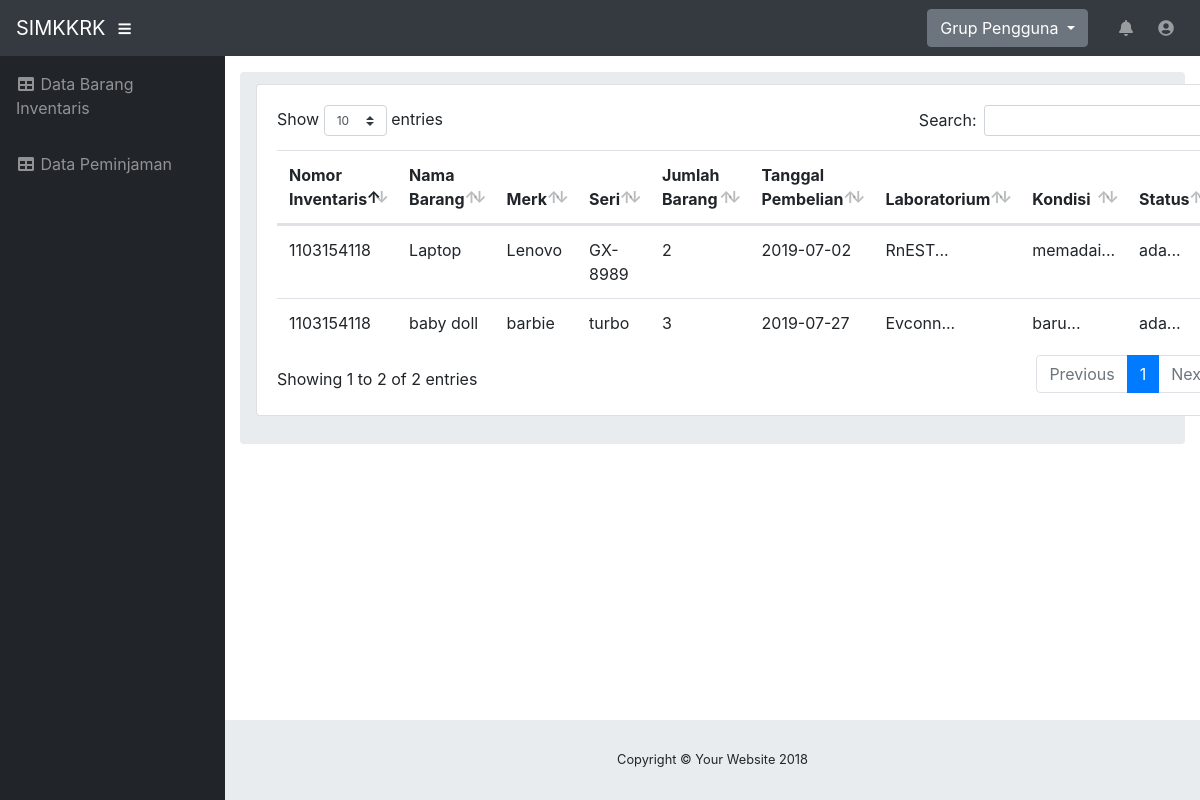
The page /index.php/inventaris on the database its author committed.
### tables this page shows
CREATE TABLE `barang` (
  `id_inventaris` int(255) NOT NULL AUTO_INCREMENT,
  `nomor_inventaris` varchar(100) NOT NULL,
  `nama_barang` varchar(100) NOT NULL,
  `merk` varchar(100) NOT NULL,
  `seri` varchar(100) NOT NULL,
  `tanggal_pembelian` date NOT NULL,
  `jumlah_barang` bigint(25) NOT NULL,
  `id_laboratorium` int(25) NOT NULL,
  `id_kondisi` int(25) NOT NULL,
  `id_status` int(25) NOT NULL,
  PRIMARY KEY (`id_inventaris`),
  KEY `relasi_lab_barang` (`id_laboratorium`),
  KEY `relasi_kondisi_barang` (`id_kondisi`),
  KEY `relasi_status_barang` (`id_status`),
  CONSTRAINT `relasi_kondisi_barang` FOREIGN KEY (`id_kondisi`) REFERENCES `kondisi_barang` (`id_kondisi`) ON DELETE NO ACTION ON UPDATE NO ACTION,
  CONSTRAINT `relasi_status_barang` FOREIGN KEY (`id_status`) REFERENCES `status_barang` (`id_status`) ON DELETE NO ACTION ON UPDATE NO ACTION
);

CREATE TABLE `laboratorium` (
  `id_laboratorium` int(11) NOT NULL AUTO_INCREMENT,
  `nama_laboratorium` varchar(100) NOT NULL,
  `nama_kordas` varchar(100) NOT NULL,
  `username` varchar(100) NOT NULL,
  `password` varchar(255) NOT NULL,
  PRIMARY KEY (`id_laboratorium`)
);

CREATE TABLE `kondisi_barang` (
  `id_kondisi` int(25) NOT NULL AUTO_INCREMENT,
  `nama_kondisi` varchar(100) NOT NULL,
  PRIMARY KEY (`id_kondisi`)
);

CREATE TABLE `status_barang` (
  `id_status` int(25) NOT NULL,
  `nama_status` varchar(100) NOT NULL,
  PRIMARY KEY (`id_status`)
);

### application/controllers/inventaris.php (called while the page is built, shortened)
<?php
class Inventaris extends CI_Controller
{
    public function __construct()
    {
        $this->load->model("barang_model");
        $this->load->library('form_validation');
    }
    public function index()
    {
        $data["barang"] = $this->barang_model->getAll();
        $data["barang"] = $this->barang_model->get_by_role();
        $this->load->view("lab/inventaris", $data);
    }
}

### index.php (called while the page is built, shortened)
<?php
require_once BASEPATH.'core/CodeIgniter.php';

### application/models/Barang_model.php (called while the page is built, shortened)
<?php defined('BASEPATH') OR exit('No direct script access allowed');
class Barang_model extends CI_Model
{
    public function get_by_role()
  {
      $this->db->select('
          barang.*, kondisi_barang.id_kondisi AS id_kondisi, kondisi_barang.nama_kondisi
          ');
      $this->db->select('
        barang.*, status_barang.id_status AS id_status, status_barang.nama_status
        ');
      $this->db->select('
        barang.*, laboratorium.id_laboratorium AS id_laboratorium, laboratorium.nama_laboratorium
        ');
      $this->db->join('kondisi_barang', 'barang.id_kondisi = kondisi_barang.id_kondisi');
      $this->db->join('status_barang', 'barang.id_status = status_barang.id_status');
      $this->db->join('laboratorium', 'barang.id_laboratorium = laboratorium.id_laboratorium');
      $this->db->from('barang');
      $query = $this->db->get();
      return $query->result();
  }
}

### application/views/lab/inventaris.php (the view, shortened to what this page needs)
<!DOCTYPE html>
<html lang="en">
  <head>
    <?php $this->load->view("_partials/header.php") ?>
  </head>
  <body id="page-top">
    <?php $this->load->view("_partials/navbar.php",$this->data) ?>
    <div id="wrapper">
      <?php $this->load->view("_partials/sidebar_lab.php") ?>
      <div id="content-wrapper">
        <div class="container-fluid">
          <ol class="breadcrumb">
            <li class="breadcrumb-item">
              <html>
<div class="card mb-3">
                    <div class="card-body">
                        <div class="table-responsive">
                            <table class="table table-hover" id="dataTable" width="100%" cellspacing="0">
                                <thead>
                                    <tr>
                                        <th>Nomor Inventaris</th>
                                        <th>Nama Barang</th>
                                        <th>Merk</th>
                                        <th>Seri</th>
                                        <th>Jumlah Barang</th>
                                        <th>Tanggal Pembelian</th>
                                        <th>Laboratorium</th>
                                        <th>Kondisi</th>
                                        <th>Status</th>
                                    </tr>
                                </thead>
                                <tbody>
                                    <?php
                                    foreach ($barang as $barang): ?>
                                    <tr>
                                        <td width="150">
                                            <?php echo $barang->nomor_inventaris ?>
                                        </td>
                                        <td>
                                          <?php echo $barang->nama_barang ?>
                                        </td>
                                        <td>
                                            <?php echo $barang->merk ?>
                                        </td>
                                        <td>
                                            <?php echo $barang->seri ?>
                                        </td>
                                         <td>
                                            <?php echo $barang->jumlah_barang ?>
                                        </td>
                                        <td>
                                            <?php echo $barang->tanggal_pembelian ?>
                                        </td>
                                       <td>
                                            <?php echo substr($barang->nama_laboratorium, 0, 120) ?>...</td>
                                        <td>
                                            <?php echo substr($barang->nama_kondisi, 0, 120) ?>...</td>
                                        <td>
                                            <?php echo substr($barang->nama_status, 0, 120) ?>...</td>
                                  </tr>
                                    <?php endforeach; ?>
                                </tbody>
                            </table>
                        </div>
                    </div>
                </div>
            </div>
</html>
          <footer class="sticky-footer">
          <div class="container my-auto">
            <div class="copyright text-center my-auto">
              <span>Copyright © Your Website 2018</span>
            </div>
          </div>
        </footer>
  </body>
</html>

### application/views/_partials/header.php (shortened to what this page needs)
<link href="<?= base_url('assets/vendor/bootstrap/css/bootstrap.min.css') ?>" rel="stylesheet">
<link href="<?= base_url('assets/vendor/fontawesome-free/css/all.min.css') ?>" rel="stylesheet" type="text/css">
<link href="<?= base_url('assets/vendor/datatables/dataTables.bootstrap4.css') ?>" rel="stylesheet">
<link href="<?= base_url('assets/css/sb-admin.css') ?>" rel="stylesheet">
<link href="<?= base_url('assets/css/style.css') ?>" rel="stylesheet">
<link href="<?= base_url('assets/vendor/jquery/jquery-confirm.css') ?>" rel="stylesheet">

### application/views/_partials/navbar.php (shortened to what this page needs)
<nav class="navbar navbar-expand navbar-dark bg-dark static-top">
    <a class="navbar-brand mr-1" href="<?php echo site_url('home') ?>"><?php echo SITE_NAME ?></a>
    <button class="btn btn-link btn-sm text-white order-1 order-sm-0" id="sidebarToggle" href="#">
    <i class="fas fa-bars"></i>
    </button>
    <form class="d-none d-md-inline-block form-inline ml-auto mr-0 mr-md-3 my-2 my-md-0">
    <div class="input-group">
        <div class="dropdown">
            <button class="btn btn-secondary dropdown-toggle" type="button" id="dropdownMenu2" data-toggle="dropdown" aria-haspopup="true" aria-expanded="false">
                Grup Pengguna
            </button>
        </div>
    </div>
    </form>
    <ul class="navbar-nav ml-auto ml-md-0">
    <li class="nav-item dropdown no-arrow mx-1">
        <a class="nav-link dropdown-toggle" href="#" id="alertsDropdown" role="button" data-toggle="dropdown" aria-haspopup="true" aria-expanded="false">
        <i class="fas fa-bell fa-fw"></i>
        </a>
    </li>
    <li class="nav-item dropdown no-arrow">
        <a class="nav-link dropdown-toggle" href="#" id="userDropdown" role="button" data-toggle="dropdown" aria-haspopup="true" aria-expanded="false">
            <i class="fas fa-user-circle fa-fw"></i>
        </a>
    </li>
    </ul>
</nav>

### application/views/_partials/sidebar_lab.php
<ul class="sidebar navbar-nav">
        <li class="nav-item">
          <a class="nav-link" href="<?php echo base_url();?>lab">
            <i class="fas fa-fw fa-table"></i>
            <span>Data Barang Inventaris</span>
          </a>
        </li>
        <li class="nav-item">
          <a class="nav-link" href="<?php echo base_url();?>lab/Peminjaman">
            <i class="fas fa-fw fa-table"></i>
            <span>Data Peminjaman</span>
          </a>
        </li>
      </ul>

### assets/css/sb-admin.css (style rules this page uses)
html { position: relative; min-height: 100%; }
body { height: 100%; }
#wrapper { display: -webkit-box; display: -ms-flexbox; display: flex; }
#wrapper #content-wrapper { overflow-x: hidden; width: 100%; padding-top: 1rem; padding-bottom: 80px; }
.navbar-nav .nav-item.dropdown .dropdown-toggle::after { width: 1rem; text-align: center; float: right; vertical-align: 0; border: 0; font-weight: 900; content: '\f105'; font-family: 'Font Awesome 5 Free'; }
.navbar-nav .nav-item.dropdown.no-arrow .dropdown-toggle::after { display: none; }
.sidebar { width: 90px !important; background-color: #212529; min-height: calc(100vh - 56px); }
.sidebar .nav-item:last-child { margin-bottom: 1rem; }
.sidebar .nav-item .nav-link { text-align: center; padding: 0.75rem 1rem; width: 90px; }
.sidebar .nav-item .nav-link span { font-size: 0.65rem; display: block; }
.sidebar .nav-item .nav-link { color: rgba(255, 255, 255, 0.5); }
@media (min-width: 768px) { .sidebar { width: 225px !important; } }
@media (min-width: 768px) { .sidebar .nav-item .nav-link { display: block; width: 100%; text-align: left; padding: 1rem; width: 225px; } }
@media (min-width: 768px) { .sidebar .nav-item .nav-link span { font-size: 1rem; display: inline; } }
:root { --input-padding-x: 0.75rem; --input-padding-y: 0.75rem; }
footer.sticky-footer { display: -webkit-box; display: -ms-flexbox; display: flex; position: absolute; right: 0; bottom: 0; width: calc(100% - 90px); height: 80px; background-color: #e9ecef; }
footer.sticky-footer .copyright { line-height: 1; font-size: 0.8rem; }
@media (min-width: 768px) { footer.sticky-footer { width: calc(100% - 225px); } }

### rows shown on the page
barang: nomor_inventaris "1103154118", nama_barang "Laptop", merk "Lenovo", seri "GX-8989", jumlah_barang "2", tanggal_pembelian "2019-07-02", id_laboratorium.nama_laboratorium "RnEST", id_kondisi.nama_kondisi "memadai", id_status.nama_status "ada"
barang: nomor_inventaris "1103154118", nama_barang "baby doll", merk "barbie", seri "turbo", jumlah_barang "3", tanggal_pembelian "2019-07-27", id_laboratorium.nama_laboratorium "Evconn", id_kondisi.nama_kondisi "baru", id_status.nama_status "ada"

### other values the page prints
SITE_NAME "SIMKKRK"
